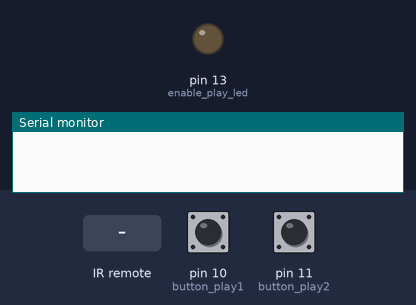
The sketch below on a simulated Arduino Uno, built with avr-gcc and run on an emulated ATmega328P. Parts: output pins drawn as LEDs (lit = HIGH), the last lines printed to the serial monitor. Inputs (shaded band) come from the test bench; at power-on: pin 10 (button_play1) HIGH, pin 11 (button_play2) HIGH.

Above: at 0.1 s.
At 1.3 s:
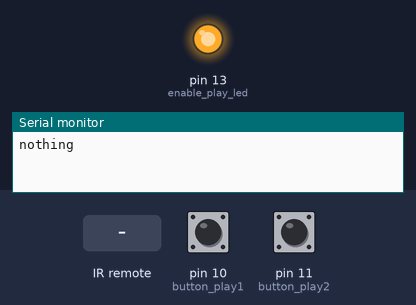
1.4 s: pin 10 (button_play1) pulled LOW for 1 s
4.6 s: infrared code 0xFFA25D received
6.2 s: infrared code 0xFF629D received
9.2 s: infrared code 0xFFE21D received
Timing chart, 0 to 12.2 s (numbered marks = the images above; inputs shaded):
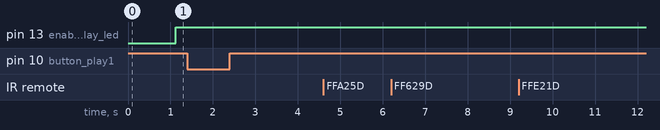

The sketch:

StairwayPlayer.ino
```cpp
//release version 0.2
#include "SoftwareSerial.h"
#include "IRremote.h"
#define Start_Byte 0x7E
#define Version_Byte 0xFF
#define Command_Length 0x06
#define End_Byte 0xEF
#define Acknowledge 0x00 //Returns info with command 0x41 [0x01: info, 0x00: no info]
#define ACTIVATED LOW
#define button_play1 10 //кнопка замыкатель 1
#define button_play2 11 //кнопка замыкатель 2
#define enable_play_led 13 //светодиод активации воспроизведения

short volume; //громкость
short track_num; //номер трэка
boolean enable_play; //активация проигрывания при срабатывании
boolean enable_test_play; //флаг тестового воспроизведения
boolean playing_now; //флаг воспроизведения
unsigned long last_time; //время для задежки
unsigned long last_time_test_play;

SoftwareSerial mySerial(9, 8); // Rx, Tx
IRrecv irrecv(5);  //5 - стандарт,
decode_results results;

void execute_CMD(byte CMD, byte Par1, byte Par2)
{
  word checksum = -(Version_Byte + Command_Length + CMD + Acknowledge + Par1 + Par2);
  byte Command_line[10] = { Start_Byte, Version_Byte, Command_Length, CMD, Acknowledge,
                            Par1, Par2, highByte(checksum), lowByte(checksum), End_Byte
                          };
  for (byte k = 0; k < 10; k++)
  {
    mySerial.write( Command_line[k]);
  }
}

void play ()
{
  if (millis() - last_time > 1000)
  {
    last_time = millis();

    if (enable_play) {
      digitalWrite(enable_play_led, HIGH);

      if ((digitalRead(button_play1) == ACTIVATED && playing_now == false) || (digitalRead(button_play2) == ACTIVATED && playing_now == false))
      {
        execute_CMD(0x0F, 01 , track_num);
        playing_now = true;
        Serial.println( "play music");
        //Serial.println( digitalRead(button_play1));
        //Serial.println( digitalRead(button_play2));
      }

      else if ((enable_test_play) && (millis() - last_time_test_play > 5000)) {
        execute_CMD(0x16, 0, 0);
        enable_test_play = false;
        Serial.println( "stop test play");
      }

      else if ((digitalRead(button_play1) == ACTIVATED && playing_now == true) || (digitalRead(button_play2) == ACTIVATED && playing_now == true) || (playing_now == false))
      {
        Serial.println( "nothing");
      }


      else
      {
        if (enable_test_play == false) {
          execute_CMD(0x16, 0, 0); //выключаем музыку если подсветка не горит
          playing_now = false;
          Serial.println( "stop play");
        }
      }
    }


    else  {
      digitalWrite(enable_play_led, LOW);
      execute_CMD(0x16, 0, 0);
      Serial.println( "play stop disable");
    }
  }
}

void test_play ()
{
  enable_test_play = true;
  execute_CMD(0x06, 00, volume);
  delay(100);
  execute_CMD(0x0F, 01 , track_num);
  Serial.println( "start test play");
  last_time_test_play = millis();
}


void setup ()
{
  pinMode(button_play1, INPUT);
  pinMode(button_play2, INPUT);
  pinMode(enable_play_led, OUTPUT);

  mySerial.begin (9600);
  Serial.begin(9600);
  irrecv.enableIRIn();

  enable_play = true;
  enable_test_play = false;
  playing_now = false;
  volume = 25;
  track_num = 1;
  execute_CMD(0x16, 0, 0);
  delay(100);
  execute_CMD(0x06, 00, volume); //задаем громкость
  last_time = millis();
  last_time_test_play = millis();
}

void loop() {

  play();

  if ( irrecv.decode( &results )) {

    Serial.println( results.value, HEX );

    switch ( results.value ) {
      case 0xFFA25D: //1
        track_num = 1;
        test_play();
        break;

      case 0xFF629D: //2
        track_num = 2;
        test_play();
        break;

      case 0xFFE21D: //3
        track_num = 3;
        test_play();
        break;

      case 0xFF22DD: //4
        track_num = 4;
        test_play();
        break;

      case 0xFF02FD: //5
        track_num = 5;
        test_play();
        break;

      case 0xFFC23D: //6
        track_num = 6;
        test_play();
        break;

      case 0xFFE01F: //7
        track_num = 7;
        test_play();
        break;

      case 0xFFA857: //8
        track_num = 8;
        test_play();
        break;

      case 0xFF906F: //9
        track_num = 9;
        test_play();
        break;

      case 0xFF9867: //0
        track_num = 10;
        test_play();
        break;

      case 0xFF6897: //*
        enable_play = true;
        break;

      case 0xFFB04F: //#
        enable_test_play = false;
        enable_play = false;
        playing_now = false;
        break;

      case 0xFF38C7: //OK

        break;

      case 0xFF18E7: //^
        if (volume < 30)
          volume++;
        test_play();
        break;

      case 0xFF4AB5: //V
        if (volume > 1)
          volume--;
        test_play();
        break;

      case 0xFF10EF: //<
        if (track_num == 1)
          track_num = 10;
        else track_num--;
        test_play();
        break;

      case 0xFF5AA5: //>
        if (track_num == 10)
          track_num = 1;
        else track_num++;
        test_play();
        break;
    }
    irrecv.resume();
  }

}
```
